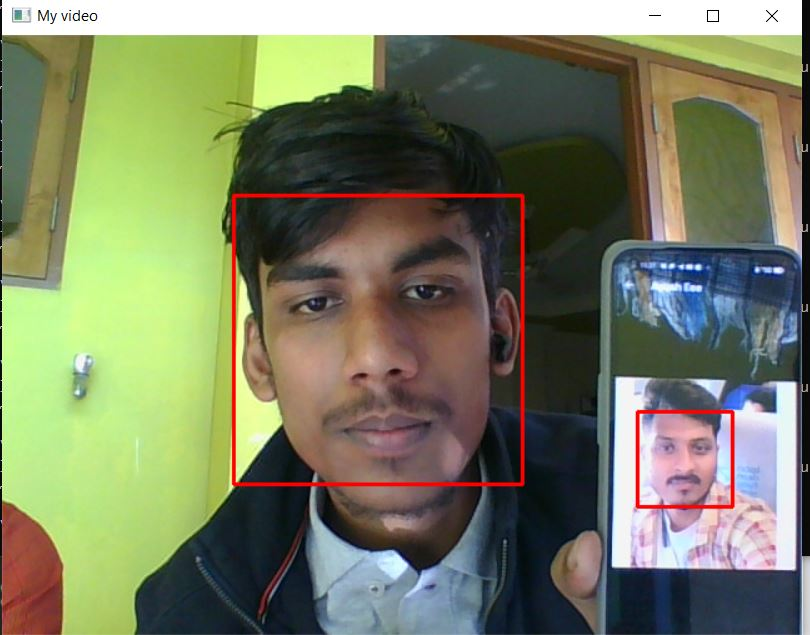
#> input picture face recog.JPG, 810 x 635 px, given in place of the camera
$ python dataCollection.py
#> lines starting #> are read from the running program, lines starting #| are printed output that depends on the picture; after the words box and inside, x2 and y2 are one past the last pixel; in counts of white or black regions, pixels touching at a corner belong together
import cv2
import numpy as np

cam = cv2.VideoCapture(0)
model = cv2.CascadeClassifier('haarcascade_frontalface_default.xml')

face_data = []
skip = 0

name=input("Enter your name")
#> the answer given: ../face recog.JPG

while True:
    ret,frame =  cam.read()
#> frame is the input picture: shape (635, 810, 3); mean B, G, R 98.7, 126.4, 121.6
    if ret == False:
         continue

    gray_frame = cv2.cvtColor(frame,cv2.COLOR_BGR2GRAY)#Chanfing the color of frame from color to gray to reduce heavier operations
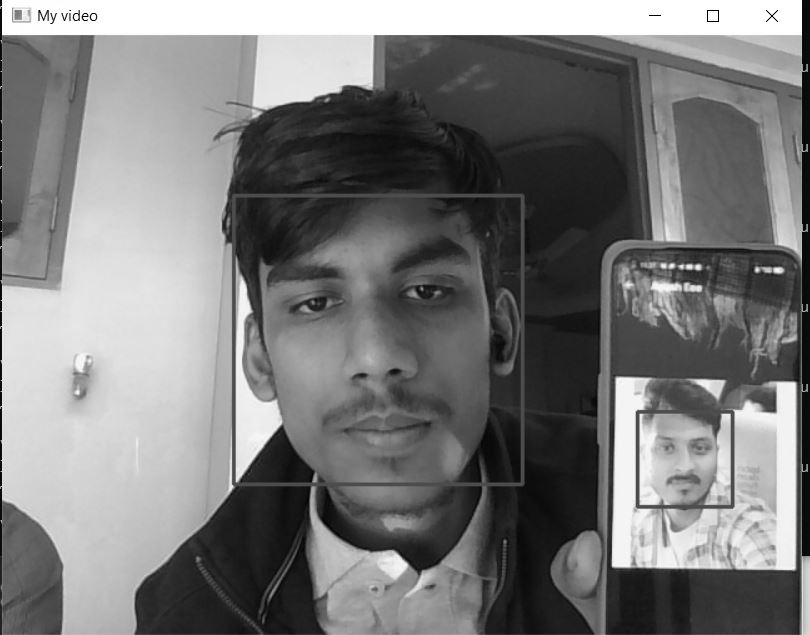
#> gray_frame: shape (635, 810); min 0, max 255, mean 121.8
    faces=model.detectMultiScale(gray_frame)#return the coordinates of multiple faces(if there) in a single frame
#> faces = [[638, 411, 95, 95], [229, 190, 300, 300]]
    if(len(faces) == 0):
        continue

    #lets take the other detections in the image are not face i.e false face detection and
    # I want to detect i.e. take the face image with largest area,
    sorted(faces, key = lambda f:f[2]*f[3])

    for face in faces[-1:]:
        x,y,w,h = face
        cv2.rectangle(frame,(x,y),(x+w,y+h),(255,0,0),4)

        offset = 5
        face_section = gray_frame[y-offset:y+h+offset,x-offset:x+w+offset]
        #resizing all obtained faces(cld be small ,big medium) to 100*100 size
        face_section = cv2.resize(face_section,(100,100))

        #takes 24frames in 1 sec
        # put a logic of appending every 10thframe and not all the frames

        skip += 1
        #giving some pause while taking the frame
        if skip%10 ==0:
            face_data.append(face_section)
            print(len(face_data))
#> this loop made 1 pass
#> (x, y, w, h, offset, skip) on pass 1: (229, 190, 300, 300, 5, 1)
#> pass 1, `face_section = gray_frame[y-offset:y+h+offset,x-offset:x+w+offset]`:
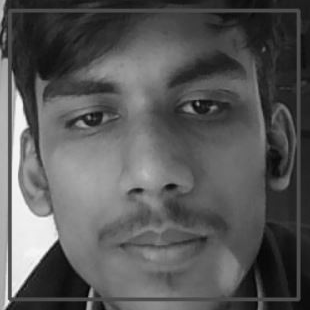
#> face_section: shape (310, 310); min 1, max 248, mean 88.2
#> pass 1, `face_section = cv2.resize(face_section,(100,100))`:
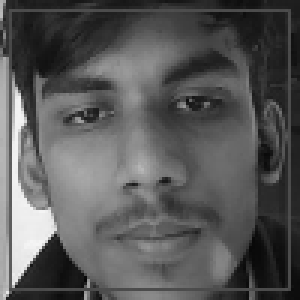
#> face_section: shape (100, 100) (shown 3 times larger); min 5, max 245, mean 87.9
#> after the loop:
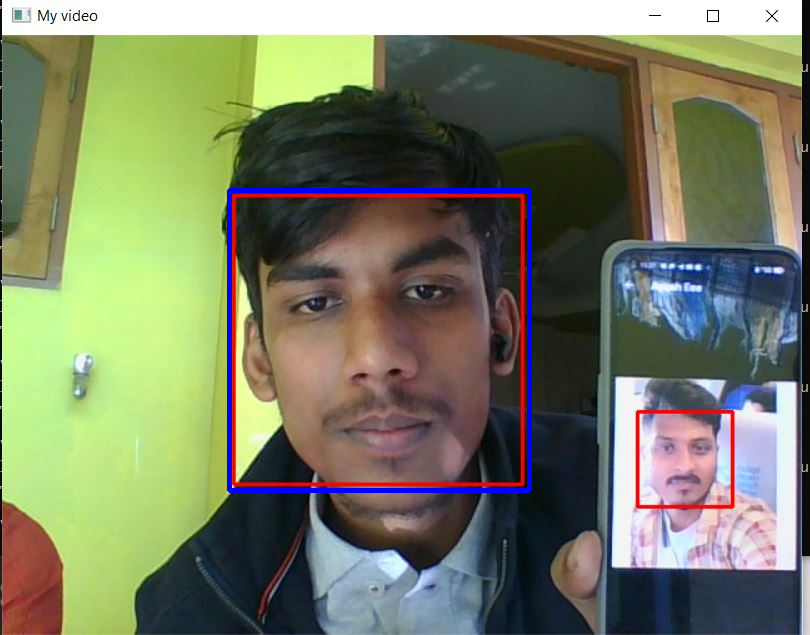
#> frame: shape (635, 810, 3); 1.16% of pixels changed, all inside (x1, y1, x2, y2) = (227, 188, 532, 493)
#> after the loop, face_data = []; skip = 1


    #for(x,y,w,h) in faces:
    #   cv2.rectangle(frame,(x,y),(x+w,y+h),(0,0,255),2)


    cv2.imshow("face_section",face_section)
    cv2.imshow("My video",frame)
    key_pressed = cv2.waitKey(1) & 0xFF  ## it is going to take the key from keyboard for quit
#> (key q is pressed here)
    # by tyhe help of bit wise conversion
    if key_pressed == ord('q'):
        break
cam.release()
cv2.destroyAllWindows()

#> (the run stopped early here; a loop or call above may not have finished)
